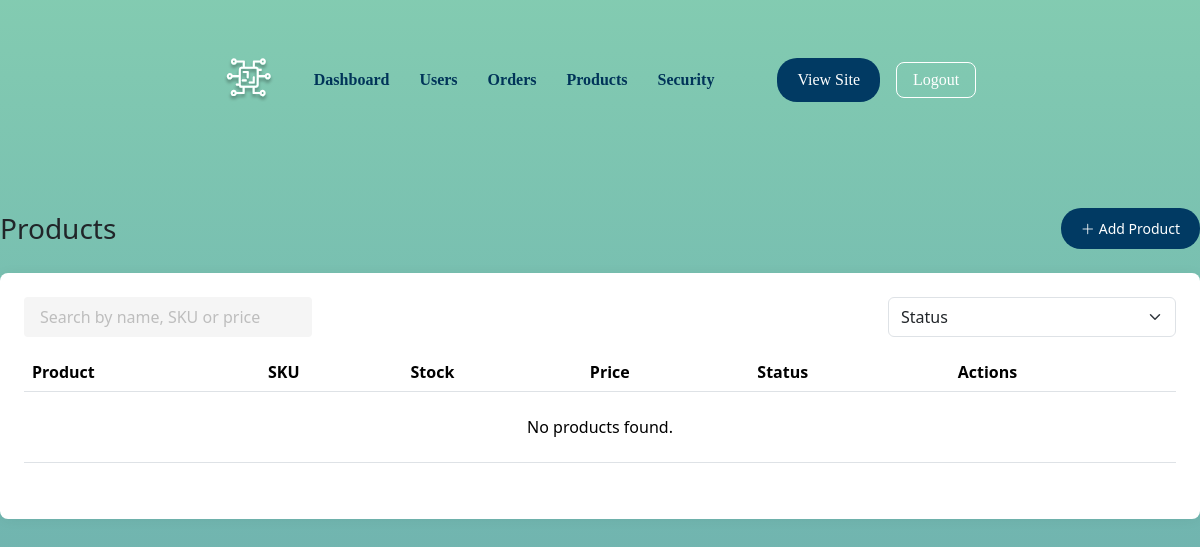
Before: /pages/admin/products.php with the older database file.
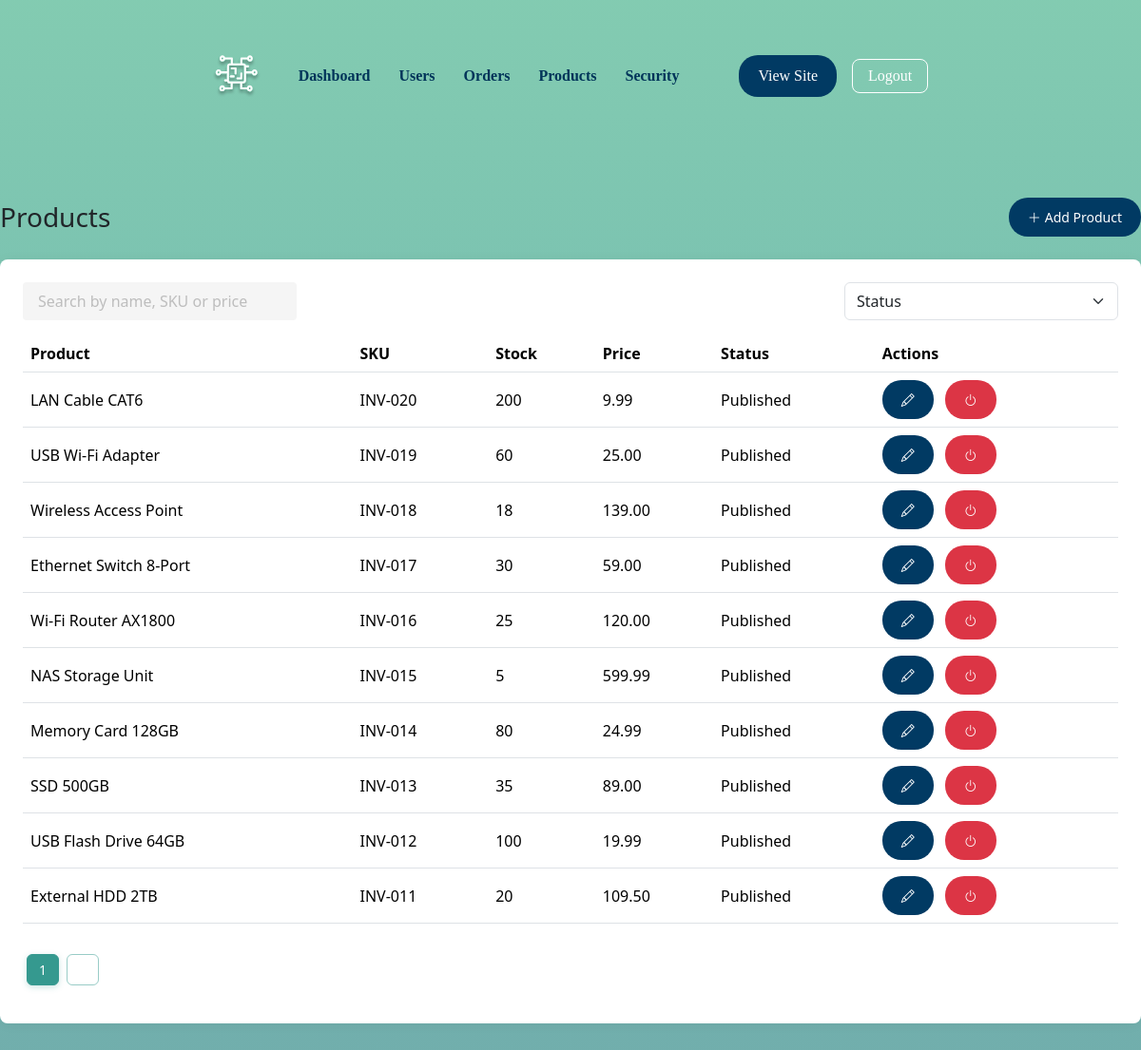
After: the same page with the newer database file.
### tables this page shows
CREATE TABLE IF NOT EXISTS `lpa_stock` (
  `lpa_stock_ID` bigint NOT NULL,
  `lpa_stock_name` varchar(250) NOT NULL,
  `lpa_stock_desc` text,
  `lpa_stock_features` text NOT NULL,
  `lpa_stock_onhand` varchar(5) DEFAULT NULL,
  `lpa_stock_price` decimal(7,2) DEFAULT '0.00',
  `lpa_stock_image` longtext,
  `lpa_stock_status` char(1) DEFAULT 'P',
  `lpa_stock_publish_at` datetime DEFAULT NULL,
  `lpa_fk_category_ID` int NOT NULL,
  `lpa_fk_type_ID` int NOT NULL,
  `lpa_invitem_inv_no` varchar(20) NOT NULL,
  PRIMARY KEY (`lpa_stock_ID`),
  KEY `fk_lpa_stock_lpa_category_idx` (`lpa_fk_category_ID`),
  KEY `fk_lpa_stock_lpa_type1_idx` (`lpa_fk_type_ID`),
  CONSTRAINT `fk_lpa_stock_lpa_category` FOREIGN KEY (`lpa_fk_category_ID`) REFERENCES `lpa_category` (`lpa_category_ID`),
  CONSTRAINT `fk_lpa_stock_lpa_type1` FOREIGN KEY (`lpa_fk_type_ID`) REFERENCES `lpa_type` (`lpa_type_ID`)
);

### includes/config.php (called while the page is built, shortened)
<?php
class Database {
    private static $instance = null;
    private function __construct() {
        $env = parse_ini_file(__DIR__ . '/../.env');
        $dsn = "mysql:host={$env['DB_HOST']};dbname={$env['DB_NAME']};charset=utf8mb4";
        $options = [
            PDO::ATTR_ERRMODE => PDO::ERRMODE_EXCEPTION,
            PDO::ATTR_DEFAULT_FETCH_MODE => PDO::FETCH_ASSOC,
            PDO::ATTR_EMULATE_PREPARES => false,
        ];
        try {
            $this->conn = new PDO($dsn, $env['DB_USER'], $env['DB_PASS'], $options);
        } catch (PDOException $e) {
            die("❌ DB Connection failed: " . $e->getMessage());
        }
    }
    public static function getConnection(): PDO
    {
        if (!self::$instance) {
            self::$instance = new Database();
        }
        return self::$instance->conn;
    }
}

### repositories/BaseRepository.php (called while the page is built, shortened)
<?php
class BaseRepository
{
    public function __construct(string $table)
    {
        $this->conn = Database::getConnection();
        $this->table = $table;
    }
}

### repositories/ProductRepository.php (called while the page is built, shortened)
<?php
class ProductRepository extends BaseRepository
{
    public function countAll(string $search = '', string $status = ''): int
    {
        $sql = "SELECT COUNT(*) FROM {$this->table} s";
        $conditions = [];
        $params = [];
        $stmt = $this->conn->prepare($sql);
        $stmt->execute();
        return (int)$stmt->fetchColumn();
    }
    public function findPaginated(int $offset, int $limit, string $search = '', string $status = ''): array
    {
        $conditions = [];
        $params = [':offset' => $offset, ':limit' => $limit];
        $where = $conditions ? 'WHERE ' . implode(' AND ', $conditions) : '';
        $sql = "SELECT s.*, s.lpa_stock_onhand - COALESCE(p.purchased, 0) AS available
                FROM {$this->table} s
                LEFT JOIN (
                    SELECT ii.lpa_fk_stock_ID, SUM(ii.lpa_invitem_qty) AS purchased
                    FROM lpa_invoice_items ii
                    JOIN lpa_invoices i ON i.lpa_invoices_ID = ii.lpa_fk_invoices_ID
                    AND i.lpa_inv_status = 'A'
                    GROUP BY ii.lpa_fk_stock_ID
                ) p ON p.lpa_fk_stock_ID = s.lpa_stock_ID
                {$where}
                ORDER BY s.lpa_stock_ID DESC
                LIMIT :offset, :limit";
        $stmt = $this->conn->prepare($sql);
        foreach ($params as $key => $val) {
            $stmt->bindValue($key, $val, is_int($val) ? PDO::PARAM_INT : PDO::PARAM_STR);
        }
        $stmt->execute();
        $rows = $stmt->fetchAll();
        return $rows;
    }
}

### pages/admin/products.php (the view, shortened to what this page needs)
<?php
$repo = new ProductRepository();
$searchTerm   = trim($_GET['search'] ?? '');
$statusFilter = trim($_GET['status'] ?? '');
$pageNum  = isset($_GET['page_num']) && is_numeric($_GET['page_num']) ? (int)$_GET['page_num'] : 1;
$pageSize = 10;
$offset   = ($pageNum - 1) * $pageSize;
$total    = $repo->countAll($searchTerm, $statusFilter);
$totalPages = (int)ceil($total / $pageSize);
$products = $repo->findPaginated($offset, $pageSize, $searchTerm, $statusFilter);
function renderRows(array $products): string {
    foreach ($products as $product) {
        ?>
        <tr data-status="<?= htmlspecialchars($product['lpa_stock_status'], ENT_QUOTES) ?>">
            <td class="product-title"><?= htmlspecialchars($product['lpa_stock_name']) ?></td>
            <td class="product-sku"><?= htmlspecialchars($product['lpa_invitem_inv_no']) ?></td>
            <td><?= htmlspecialchars($product['available']) ?></td>
            <td class="product-price"><?= htmlspecialchars($product['lpa_stock_price']) ?></td>
            <td class="product-status"><?= htmlspecialchars(statusLabel($product['lpa_stock_status'])) ?></td>
            <td>
                <button type="button" class="btn btn-sm btn-primary text-white me-1 edit-product" data-bs-toggle="tooltip" title="Edit"
                        data-id="<?= $product['lpa_stock_ID'] ?>"
                        data-name="<?= htmlspecialchars($product['lpa_stock_name'], ENT_QUOTES) ?>"
                        data-desc="<?= htmlspecialchars($product['lpa_stock_desc'] ?? '', ENT_QUOTES) ?>"
                        data-features="<?= htmlspecialchars($product['lpa_stock_features'] ?? '', ENT_QUOTES) ?>"
                        data-qty="<?= htmlspecialchars($product['lpa_stock_onhand'], ENT_QUOTES) ?>"
                        data-price="<?= htmlspecialchars($product['lpa_stock_price'], ENT_QUOTES) ?>"
                        data-image="<?= htmlspecialchars($product['lpa_stock_image'] ?? '', ENT_QUOTES) ?>"
                        data-status="<?= htmlspecialchars($product['lpa_stock_status'], ENT_QUOTES) ?>"
                        data-category="<?= htmlspecialchars($product['lpa_fk_category_ID'], ENT_QUOTES) ?>"
                        data-type="<?= htmlspecialchars($product['lpa_fk_type_ID'], ENT_QUOTES) ?>"
                        data-publish-at="<?= htmlspecialchars($product['lpa_stock_publish_at'] ?? '', ENT_QUOTES) ?>"><i class="bi bi-pencil"></i></button>
                <?php
                $isDeactivated = ($product['lpa_stock_status'] ?? '') === 'D';
                $toggleAction = $isDeactivated ? 'activate' : 'deactivate';
                $toggleClass = $isDeactivated ? 'btn-success' : 'btn-danger';
                $toggleIcon = $isDeactivated ? 'bi-arrow-counterclockwise' : 'bi-power';
                ?>
                <form method="POST" action="/admin.products" class="d-inline">
                    <button type="button"
                            class="btn btn-sm <?= $toggleClass ?> text-white toggle-status-btn ms-1"
                            data-bs-toggle="tooltip"
                            title="<?= htmlspecialchars(ucfirst($toggleAction), ENT_QUOTES) ?>"
                            data-name="<?= htmlspecialchars($product['lpa_stock_name'], ENT_QUOTES) ?>"
                            data-action="<?= htmlspecialchars($toggleAction, ENT_QUOTES) ?>">
                        <i class="bi <?= $toggleIcon ?>"></i>
                    </button>
                </form>
            </td>
        </tr>
        <?php
    }
    return ob_get_clean();
}
function renderAdminPagination(int $current, int $totalPages): string {
    echo '<nav><ul class="pagination pagination-sm" id="pagination">';
    for ($i = 1; $i <= $totalPages; $i++) {
        $active = $i === $current ? ' active' : '';
        echo "<li class='page-item$active'><a href='#' class='page-link' data-page='$i'>$i</a></li>";
    }
    echo '</ul></nav>';
    return ob_get_clean();
}
$rowsHtml = $products
    ? renderRows($products)
    : '<tr class="no-results"><td colspan="6" class="text-center py-4">No products found.</td></tr>';
$paginationHtml = $totalPages > 1 ? renderAdminPagination($pageNum, $totalPages) : '';
function statusLabel($code) {
    return match ($code) {
        'P', 'A' => 'Published',
        'S'       => 'Scheduled',
        'D'       => 'Deactivated',
        'U', 'I'  => 'Unpublished',
        default   => 'Unpublished',
    };
}
?>
<div class="container-account">
    <div class="d-flex justify-content-between align-items-center mb-4">
        <h1 class="h3 mb-0">Products</h1>
        <button id="add-product" class="btn btn-primary btn-sm d-flex align-items-center gap-1">
            <i class="bi bi-plus-lg"></i>
            <span>Add Product</span>
        </button>
    </div>
    <div class="bg-white rounded shadow-sm p-4">
        <div class="d-flex justify-content-between mb-3">
            <input type="text" id="product-search" class="form-control w-25" placeholder="Search by name, SKU or price">
            <select class="form-select w-25" id="status-filter">
                <option value="">Status</option>
            </select>
        </div>
        <div class="table-responsive">
            <table id="products-table" class="table align-middle">
                <thead>
                <tr>
                    <th>Product</th>
                    <th>SKU</th>
                    <th>Stock</th>
                    <th>Price</th>
                    <th>Status</th>
                    <th>Actions</th>
                </tr>
                </thead>
                <tbody id="product-rows">
                <?= $rowsHtml ?>
                </tbody>
            </table>
        </div>
        <div class="mt-3" id="pagination-container">
            <?= $paginationHtml ?>
        </div>
    </div>
</div>
<?php
$pageContent = ob_get_clean();
include 'includes/admin/layout.php';

### includes/admin/layout.php (shortened to what this page needs)
<!DOCTYPE html>
<html lang="en">
<head>
    <link rel="stylesheet" href="https://cdn.jsdelivr.net/npm/bootstrap-icons@1.10.5/font/bootstrap-icons.css">
    <link rel="stylesheet" href="https://cdn.jsdelivr.net/npm/bootstrap@5.3.3/dist/css/bootstrap.min.css"
>
    <link rel="stylesheet" href="../assets/css/ecomms_style_v1.css">
    <link rel="stylesheet" href="../assets/css/bootstrap_customize.css">
    <link rel="stylesheet" href="../assets/css/product_detail.css">
    <link rel="stylesheet" href="../assets/css/normalize.css">
</head>
<body>
<div id="main">
    <?php include __DIR__ . '/header.php'; ?>
    <div class="content">
        <?php if (isset($pageContent)): ?>
            <?php if (is_string($pageContent) && is_file($pageContent)): ?>
                <?php include $pageContent; ?>
            <?php else: ?>
                <?= $pageContent ?>
            <?php endif; ?>
        <?php else: ?>
            <?php include __DIR__ . '/../../pages/error/404.php'; ?>
        <?php endif; ?>
    </div>
</div>
<div class="toast-container position-fixed top-0 end-0 p-3 z-3">
</div>
</body>
</html>

### includes/admin/header.php (shortened to what this page needs)
<?php
$uri = $_SERVER['REQUEST_URI'] ?? '/admin';
$links = [
    '/admin' => 'Dashboard',
    '/admin.users' => 'Users',
    '/admin.orders' => 'Orders',
    '/admin.products' => 'Products',
    '/admin.security' => 'Security',
];
$style = 'text-decoration-none';
?>
<header class="header">
    <div class="logo-nav">
        <a href="/admin" class="text-decoration-none">
            <img class="logo" src="../assets/images/Logo.svg" alt="Logo">
        </a>
        <nav class="navigation">
            <?php foreach ($links as $route => $label): ?>
                <a href="<?= $route ?>" class="<?= strtolower($uri) === strtolower($route) ? 'text-color-selection text-decoration-underline' : $style ?>">
                    <?= htmlspecialchars($label) ?>
                </a>
            <?php endforeach; ?>
        </nav>
    </div>
    <div class="actions">
        <div class="d-flex align-items-center gap-3">
            <a href="/home" class="create-account text-decoration-none">View Site</a>
            <a href="/auth.logout" class="text-decoration-none login-link">Logout</a>
        </div>
    </div>
</header>

### assets/css/ecomms_style_v1.css (style rules this page uses)
body { margin: 0; line-height: normal; padding: 0; font-size: 20px; background-size: cover; background: linear-gradient( 180deg, var(--gradient-start), var(--gradient-mid) 50%, var(--gradient-end) ) no-repeat fixed center center; box-sizing: border-box; position: relative; overflow-x: hidden; }
html, body { height: 100%; }
#main { min-height: 100vh; display: flex; flex-direction: column; }
.content { flex: 1 0 auto; }
header { display: flex; justify-content: center; align-items: center; padding: 28px 130px; color: white; font-size: 16px; gap: 63px; position: relative; font-family: Verdana, serif; box-sizing: border-box; height: 160px; }
.logo-nav { display: flex; align-items: center; gap: 40px; }
.logo { width: 50px; }
.navigation { display: flex; gap: 30px; }
.navigation a { color: var(--color-primary); text-decoration: none; font-weight: bold; transition: color 0.2s; font-family: Verdana, serif; }
.actions { display: flex; align-items: center; gap: 20px; }
.create-account { background-color: var(--color-secondary); color: #fff; display: inline-flex; align-items: center; justify-content: center; padding: 12px 20px; min-height: 44px; border-radius: 20px; border: none; cursor: pointer; transition: background-color 0.3s; line-height: 1.2; text-align: center; white-space: nowrap; box-sizing: border-box; }
.login-link { font-weight: 500; padding: 8px 16px; border-radius: 8px; border: 1px solid white; color: white; transition: background-color 0.3s ease; }
.container-account { max-width: 1280px; margin: 0 auto 400px; padding: 3rem 0; font-size: 16px; }
.container-account .form-control { border: none; border-radius: 4px; background-color: #f5f5f5; height: 40px; padding-left: 16px; font-size: 1rem; color: #333; box-shadow: none; }
.container-account .form-control::placeholder { color: #999; opacity: 0.6; }
.container-account .bg-white { background-color: #fff !important; }
.container-account .shadow-sm { box-shadow: 0 1px 13px rgba(0, 0, 0, 0.05) !important; }
.container-account .rounded { border-radius: 8px !important; }

### assets/css/partials/variables.css (style rules this page uses)
:root { --color-primary: #003459; --color-primary-hover: #caf0f8; --color-secondary: #013a63; --color-secondary-hover: #01497c; --gradient-start: rgba(78, 181, 144, 0.7); --gradient-mid: rgba(53, 153, 143, 0.7); --gradient-end: rgba(53, 124, 130, 0.7); --link-color: #0066cc; --success-color: #aada6f; --success-hover: #96c85d; --cta-color: #b6e67b; --cta-hover: #a3d066; --neutral-bg: rgba(217, 217, 217, 0.45); }

### assets/css/partials/utilities.css (style rules this page uses)
.btn { padding: 10px 20px; border: none; border-radius: 20px; cursor: pointer; transition: background-color 0.3s; }
.btn-primary { background-color: var(--color-secondary); color: #fff; }

Changed rows visible on the page:
added lpa_stock: lpa_stock_name "LAN Cable CAT6", lpa_invitem_inv_no "INV-020", available "200", lpa_stock_price "9.99", lpa_stock_status "Published"
added lpa_stock: lpa_stock_name "USB Wi-Fi Adapter", lpa_invitem_inv_no "INV-019", available "60", lpa_stock_price "25.00", lpa_stock_status "Published"
added lpa_stock: lpa_stock_name "Wireless Access Point", lpa_invitem_inv_no "INV-018", available "18", lpa_stock_price "139.00", lpa_stock_status "Published"
added lpa_stock: lpa_stock_name "Ethernet Switch 8-Port", lpa_invitem_inv_no "INV-017", available "30", lpa_stock_price "59.00", lpa_stock_status "Published"
added lpa_stock: lpa_stock_name "Wi-Fi Router AX1800", lpa_invitem_inv_no "INV-016", available "25", lpa_stock_price "120.00", lpa_stock_status "Published"
added lpa_stock: lpa_stock_name "NAS Storage Unit", lpa_invitem_inv_no "INV-015", available "5", lpa_stock_price "599.99", lpa_stock_status "Published"
added lpa_stock: lpa_stock_name "Memory Card 128GB", lpa_invitem_inv_no "INV-014", available "80", lpa_stock_price "24.99", lpa_stock_status "Published"
added lpa_stock: lpa_stock_name "SSD 500GB", lpa_invitem_inv_no "INV-013", available "35", lpa_stock_price "89.00", lpa_stock_status "Published"
added lpa_stock: lpa_stock_name "USB Flash Drive 64GB", lpa_invitem_inv_no "INV-012", available "100", lpa_stock_price "19.99", lpa_stock_status "Published"
added lpa_stock: lpa_stock_name "External HDD 2TB", lpa_invitem_inv_no "INV-011", available "20", lpa_stock_price "109.50", lpa_stock_status "Published"
Other visible differences:
new list line: "1"
text no longer shown: "No products found."
